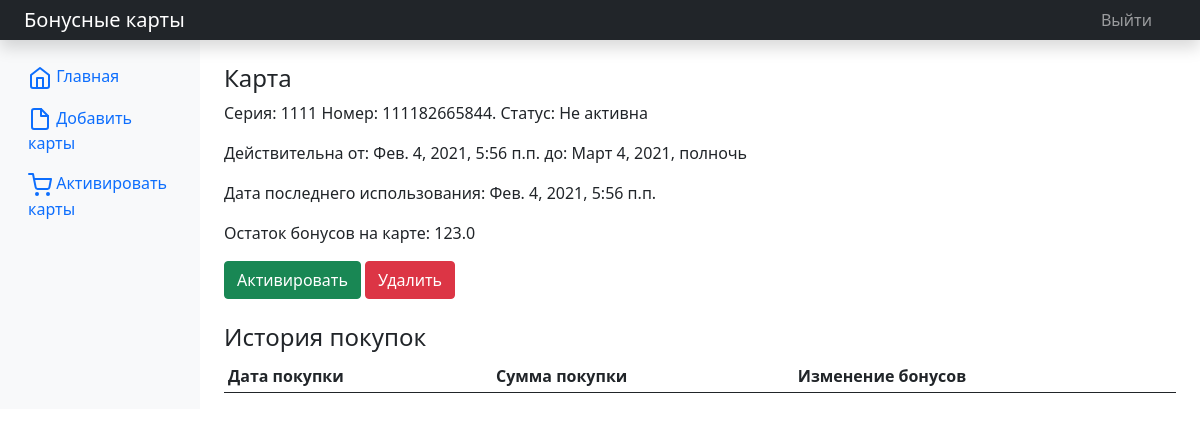
The app's page /109/ (signed in) with its own data.
### cardslist/models.py (models this page shows, shortened)
class CardsList(models.Model):
    card_series = models.IntegerField(verbose_name='Серия карты')
    card_number = models.IntegerField(verbose_name='Номер карты', unique=True)
    card_issue_date = models.DateTimeField(auto_now_add=True, verbose_name='Дата выпуска карты')
    card_expiration_date = models.DateTimeField(verbose_name='Дата окончания активности карты')
    card_date_of_use = models.DateTimeField(verbose_name='Дата последнего использования карты', auto_now_add=True)
    card_bonus_amount = models.FloatField(null=True, blank=True, verbose_name='Сумма бонуса карты')
    card_status = models.CharField(max_length=12, default='Не активна', verbose_name='Статус карты')
    class Meta:
        verbose_name_plural = 'Бонусные карты'
        verbose_name = 'Бонусная карта'
        ordering = ['-card_date_of_use']

### cardslist/views.py (the view, shortened to what this page needs)
# urls.py: path('<int:pk>/', CardDetailView.as_view(), name='card_detail'),
class CardDetailView(LoginRequiredMixin, DetailView):
    model = CardsList
    template_name = 'cardslist/carddetails.html'
    context_object_name = 'card_detail'
    def get_context_data(self, **kwargs):
        context = super(CardDetailView, self).get_context_data(**kwargs)
        context['details'] = CardDetail.objects.all()
        return context

### cardslist/templates/cardslist/carddetails.html (shortened to what this page needs)
{% extends "layout/basic.html" %}
{% block content %}
    <div class="col-12">
        <h4>Карта</h4>
        <p>Серия: {{ card_detail.card_series }} Номер: {{ card_detail.card_number }}. Статус: {{ card_detail.card_status }}</p>
        <p>Действительна от: {{ card_detail.card_issue_date }} до: {{ card_detail.card_expiration_date }}</p>
        <p>Дата последнего использования: {{ card_detail.card_date_of_use }}</p>
        <p>Остаток бонусов на карте: {{ card_detail.card_bonus_amount }}</p>
        {% if card_detail.card_status == 'Не активна' %}
            <a href="{% url 'activate' card_detail.pk %}"><button type="button" class="btn btn-success">Активировать</button></a>
        {% elif card_detail.card_status == 'Активна' %}
            <a href="{% url 'activate' card_detail.pk %}"><button type="button" class="btn btn-success">Деактивировать</button></a>
        {% endif %}
        <a href="{% url 'delete' card_detail.pk %}"><button type="button" class="btn btn-danger">Удалить</button></a>
    </div>
    <br>
    <h4>История покупок</h4>
    <div class="table-responsive">
        <table class="table table-striped table-sm">
            <thead>
            <tr>
                <th>Дата покупки</th>
                <th>Сумма покупки</th>
                <th>Изменение бонусов</th>
            </tr>
            </thead>
        </table>
    </div>
{% endblock %}

### records on screen
CardsList: card_series "1111", card_number "111182665844", card_status "Не активна", card_issue_date "Фев. 4, 2021, 5:56 п.п.", card_expiration_date "Март 4, 2021, полночь", card_date_of_use "Фев. 4, 2021, 5:56 п.п.", card_bonus_amount "123.0"
